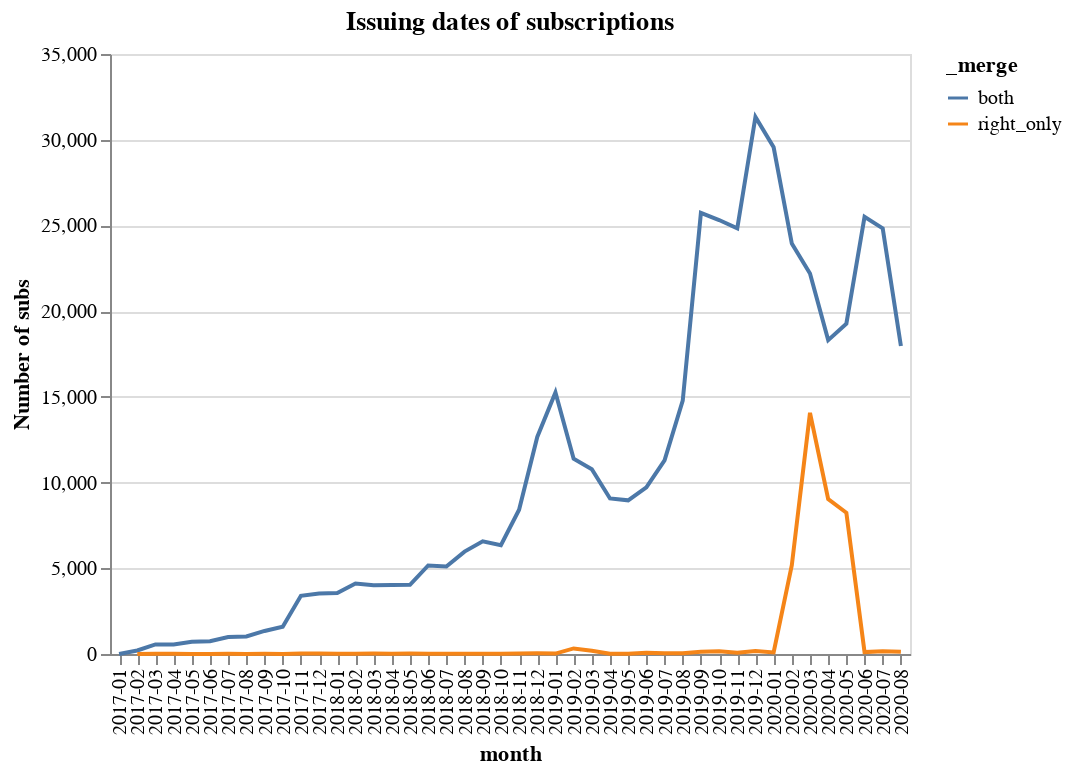

The notebook cell saved with this chart:
### Markdown cell above
## Who are the policies that n26 does not know about?

### Code cell
import altair as alt

df = pd.read_csv("final.csv")

df["month"] = pd.to_datetime(df["Contract inception date"]).dt.to_period("M")

df = (
    df.groupby(["month", "_merge"])["External Policy Number"].agg("count").reset_index()
)

df["month"] = df["month"].astype(str)

alt.Chart(df).mark_line().encode(
    x="month",
    y=alt.Y("External Policy Number:Q", axis=alt.Axis(title="Number of subs")),
    color="_merge",
).properties(width=400, height=300, title="Issuing dates of subscriptions")

### Figure 1 — Vega-Lite specification as saved in the notebook (floating-point values rounded to 4 significant figures)
{"config": {"view": {"continuousWidth": 400, "continuousHeight": 300}}, "data": {"name": "data-5787225d54e3a3a7683c89d47e14a628"}, "mark": "line", "encoding": {"color": {"type": "nominal", "field": "_merge"}, "x": {"type": "nominal", "field": "month"}, "y": {"type": "quantitative", "axis": {"title": "Number of subs"}, "field": "External Policy Number"}}, "height": 300, "title": "Issuing dates of subscriptions", "width": 400, "$schema": "https://vega.github.io/schema/vega-lite/v4.0.2.json", "datasets": {"data-5787225d54e3a3a7683c89d47e14a628": [{"month": "2017-01", "_merge": "both", "External Policy Number": 2}, {"month": "2017-02", "_merge": "both", "External Policy Number": 204}, {"month": "2017-02", "_merge": "right_only", "External Policy Number": 6}, {"month": "2017-03", "_merge": "both", "External Policy Number": 561}, {"month": "2017-03", "_merge": "right_only", "External Policy Number": 10}, {"month": "2017-04", "_merge": "both", "External Policy Number": 558}, {"month": "2017-04", "_merge": "right_only", "External Policy Number": 8}, {"month": "2017-05", "_merge": "both", "External Policy Number": 714}, {"month": "2017-05", "_merge": "right_only", "External Policy Number": 5}, {"month": "2017-06", "_merge": "both", "External Policy Number": 745}, {"month": "2017-06", "_merge": "right_only", "External Policy Number": 1}, {"month": "2017-07", "_merge": "both", "External Policy Number": 995}, {"month": "2017-07", "_merge": "right_only", "External Policy Number": 8}, {"month": "2017-08", "_merge": "both", "External Policy Number": 1027}, {"month": "2017-08", "_merge": "right_only", "External Policy Number": 6}, {"month": "2017-09", "_merge": "both", "External Policy Number": 1345}, {"month": "2017-09", "_merge": "right_only", "External Policy Number": 10}, {"month": "2017-10", "_merge": "both", "External Policy Number": 1587}, {"month": "2017-10", "_merge": "right_only", "External Policy Number": 7}, {"month": "2017-11", "_merge": "both", "External Policy Number": 3393}, {"month": "2017-11", "_merge": "right_only", "External Policy Number": 32}, {"month": "2017-12", "_merge": "both", "External Policy Number": 3531}, {"month": "2017-12", "_merge": "right_only", "External Policy Number": 32}, {"month": "2018-01", "_merge": "both", "External Policy Number": 3552}, {"month": "2018-01", "_merge": "right_only", "External Policy Number": 17}, {"month": "2018-02", "_merge": "both", "External Policy Number": 4114}, {"month": "2018-02", "_merge": "right_only", "External Policy Number": 21}, {"month": "2018-03", "_merge": "both", "External Policy Number": 4010}, {"month": "2018-03", "_merge": "right_only", "External Policy Number": 28}, {"month": "2018-04", "_merge": "both", "External Policy Number": 4020}, {"month": "2018-04", "_merge": "right_only", "External Policy Number": 18}, {"month": "2018-05", "_merge": "both", "External Policy Number": 4033}, {"month": "2018-05", "_merge": "right_only", "External Policy Number": 27}, {"month": "2018-06", "_merge": "both", "External Policy Number": 5164}, {"month": "2018-06", "_merge": "right_only", "External Policy Number": 17}, {"month": "2018-07", "_merge": "both", "External Policy Number": 5105}, {"month": "2018-07", "_merge": "right_only", "External Policy Number": 18}, {"month": "2018-08", "_merge": "both", "External Policy Number": 5973}, {"month": "2018-08", "_merge": "right_only", "External Policy Number": 14}, {"month": "2018-09", "_merge": "both", "External Policy Number": 6575}, {"month": "2018-09", "_merge": "right_only", "External Policy Number": 15}, {"month": "2018-10", "_merge": "both", "External Policy Number": 6344}, {"month": "2018-10", "_merge": "right_only", "External Policy Number": 15}, {"month": "2018-11", "_merge": "both", "External Policy Number": 8413}, {"month": "2018-11", "_merge": "right_only", "External Policy Number": 31}, {"month": "2018-12", "_merge": "both", "External Policy Number": 12663}, {"month": "2018-12", "_merge": "right_only", "External Policy Number": 37}, {"month": "2019-01", "_merge": "both", "External Policy Number": 15256}, {"month": "2019-01", "_merge": "right_only", "External Policy Number": 24}, {"month": "2019-02", "_merge": "both", "External Policy Number": 11392}, {"month": "2019-02", "_merge": "right_only", "External Policy Number": 324}, {"month": "2019-03", "_merge": "both", "External Policy Number": 10781}, {"month": "2019-03", "_merge": "right_only", "External Policy Number": 194}, {"month": "2019-04", "_merge": "both", "External Policy Number": 9072}, {"month": "2019-04", "_merge": "right_only", "External Policy Number": 18}, {"month": "2019-05", "_merge": "both", "External Policy Number": 8963}, {"month": "2019-05", "_merge": "right_only", "External Policy Number": 21}, {"month": "2019-06", "_merge": "both", "External Policy Number": 9727}, {"month": "2019-06", "_merge": "right_only", "External Policy Number": 76}, {"month": "2019-07", "_merge": "both", "External Policy Number": 11293}, {"month": "2019-07", "_merge": "right_only", "External Policy Number": 46}, {"month": "2019-08", "_merge": "both", "External Policy Number": 14776}, {"month": "2019-08", "_merge": "right_only", "External Policy Number": 40}, {"month": "2019-09", "_merge": "both", "External Policy Number": 25728}, {"month": "2019-09", "_merge": "right_only", "External Policy Number": 127}, {"month": "2019-10", "_merge": "both", "External Policy Number": 25314}, {"month": "2019-10", "_merge": "right_only", "External Policy Number": 154}, {"month": "2019-11", "_merge": "both", "External Policy Number": 24835}, {"month": "2019-11", "_merge": "right_only", "External Policy Number": 77}, {"month": "2019-12", "_merge": "both", "External Policy Number": 31323}, {"month": "2019-12", "_merge": "right_only", "External Policy Number": 172}, {"month": "2020-01", "_merge": "both", "External Policy Number": 29559}, {"month": "2020-01", "_merge": "right_only", "External Policy Number": 90}, {"month": "2020-02", "_merge": "both", "External Policy Number": 23942}, {"month": "2020-02", "_merge": "right_only", "External Policy Number": 5180}, {"month": "2020-03", "_merge": "both", "External Policy Number": 22196}, {"month": "2020-03", "_merge": "right_only", "External Policy Number": 14069}, {"month": "2020-04", "_merge": "both", "External Policy Number": 18309}, {"month": "2020-04", "_merge": "right_only", "External Policy Number": 9036}, {"month": "2020-05", "_merge": "both", "External Policy Number": 19270}, {"month": "2020-05", "_merge": "right_only", "External Policy Number": 8240}, {"month": "2020-06", "_merge": "both", "External Policy Number": 25500}, {"month": "2020-06", "_merge": "right_only", "External Policy Number": 112}, {"month": "2020-07", "_merge": "both", "External Policy Number": 24825}, {"month": "2020-07", "_merge": "right_only", "External Policy Number": 161}, {"month": "2020-08", "_merge": "both", "External Policy Number": 17969}, {"month": "2020-08", "_merge": "right_only", "External Policy Number": 127}]}}
